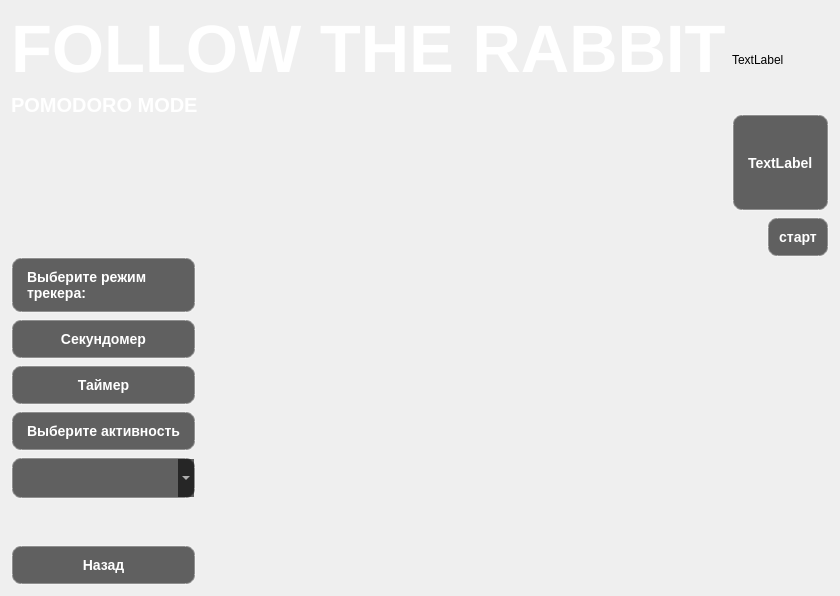
<?xml version="1.0" encoding="UTF-8"?>
<ui version="4.0">
 <class>mode_52_17</class>
 <widget class="QWidget" name="mode_52_17">
  <property name="geometry">
   <rect>
    <x>0</x>
    <y>0</y>
    <width>834</width>
    <height>596</height>
   </rect>
  </property>
  <property name="windowTitle">
   <string>Form</string>
  </property>
  <layout class="QVBoxLayout" name="verticalLayout_7">
   <item>
    <layout class="QVBoxLayout" name="verticalLayout_6">
     <item>
      <layout class="QHBoxLayout" name="horizontalLayout_2">
       <item>
        <layout class="QVBoxLayout" name="verticalLayout_3">
         <item alignment="Qt::AlignmentFlag::AlignBottom">
          <widget class="QLabel" name="label">
           <property name="font">
            <font>
             <pointsize>50</pointsize>
             <bold>true</bold>
            </font>
           </property>
           <property name="styleSheet">
            <string notr="true">color:white</string>
           </property>
           <property name="text">
            <string>FOLLOW THE RABBIT</string>
           </property>
           <property name="alignment">
            <set>Qt::AlignmentFlag::AlignBottom|Qt::AlignmentFlag::AlignLeading|Qt::AlignmentFlag::AlignLeft</set>
           </property>
          </widget>
         </item>
         <item alignment="Qt::AlignmentFlag::AlignTop">
          <widget class="QLabel" name="label_3">
           <property name="font">
            <font>
             <pointsize>15</pointsize>
             <bold>true</bold>
            </font>
           </property>
           <property name="styleSheet">
            <string notr="true">QLabel {

    color: white;
    
}
</string>
           </property>
           <property name="text">
            <string>POMODORO MODE</string>
           </property>
           <property name="alignment">
            <set>Qt::AlignmentFlag::AlignLeading|Qt::AlignmentFlag::AlignLeft|Qt::AlignmentFlag::AlignTop</set>
           </property>
          </widget>
         </item>
         <item>
          <spacer name="verticalSpacer_4">
           <property name="orientation">
            <enum>Qt::Orientation::Vertical</enum>
           </property>
           <property name="sizeHint" stdset="0">
            <size>
             <width>20</width>
             <height>40</height>
            </size>
           </property>
          </spacer>
         </item>
        </layout>
       </item>
       <item>
        <spacer name="horizontalSpacer_4">
         <property name="orientation">
          <enum>Qt::Orientation::Horizontal</enum>
         </property>
         <property name="sizeHint" stdset="0">
          <size>
           <width>40</width>
           <height>20</height>
          </size>
         </property>
        </spacer>
       </item>
       <item>
        <layout class="QVBoxLayout" name="verticalLayout_4">
         <item>
          <widget class="QLabel" name="label_5">
           <property name="text">
            <string>TextLabel</string>
           </property>
          </widget>
         </item>
         <item>
          <widget class="QLabel" name="label_4">
           <property name="styleSheet">
            <string notr="true">QLabel {
    background: rgba(0, 0, 0, 0.6);
    color: white;
    border: 2px solid rgba(255, 255, 255, 0.3);
    border-radius: 10px;
    font-size: 14px;
    font-weight: bold;
    padding: 10px;
}
</string>
           </property>
           <property name="text">
            <string>TextLabel</string>
           </property>
          </widget>
         </item>
        </layout>
       </item>
      </layout>
     </item>
     <item>
      <layout class="QHBoxLayout" name="horizontalLayout">
       <item>
        <layout class="QVBoxLayout" name="verticalLayout">
         <item>
          <spacer name="verticalSpacer_3">
           <property name="orientation">
            <enum>Qt::Orientation::Vertical</enum>
           </property>
           <property name="sizeHint" stdset="0">
            <size>
             <width>20</width>
             <height>40</height>
            </size>
           </property>
          </spacer>
         </item>
         <item>
          <widget class="QLabel" name="label_6">
           <property name="styleSheet">
            <string notr="true">QLabel {
    background: rgba(0, 0, 0, 0.6);
    color: white;
    border: 2px solid rgba(255, 255, 255, 0.3);
    border-radius: 10px;
    font-size: 14px;
    font-weight: bold;
    padding: 10px;
}
</string>
           </property>
           <property name="text">
            <string>Выберите режим
трекера:</string>
           </property>
          </widget>
         </item>
         <item>
          <widget class="QPushButton" name="pushButton_2">
           <property name="styleSheet">
            <string notr="true">QPushButton {
    background: rgba(0, 0, 0, 0.6);
    color: white;
    border: 2px solid rgba(255, 255, 255, 0.3);
    border-radius: 10px;
    font-size: 14px;
    font-weight: bold;
    padding: 10px;
}

QPushButton:hover {
    background: rgba(100, 100, 100, 0.7);
    border-color: rgba(255, 255, 255, 0.6);
}

QPushButton:pressed {
    background: rgba(50, 50, 50, 0.8);
}</string>
           </property>
           <property name="text">
            <string>Секундомер</string>
           </property>
          </widget>
         </item>
         <item>
          <widget class="QPushButton" name="pushButton_3">
           <property name="styleSheet">
            <string notr="true">QPushButton {
    background: rgba(0, 0, 0, 0.6);
    color: white;
    border: 2px solid rgba(255, 255, 255, 0.3);
    border-radius: 10px;
    font-size: 14px;
    font-weight: bold;
    padding: 10px;
}

QPushButton:hover {
    background: rgba(100, 100, 100, 0.7);
    border-color: rgba(255, 255, 255, 0.6);
}

QPushButton:pressed {
    background: rgba(50, 50, 50, 0.8);
}</string>
           </property>
           <property name="text">
            <string>Таймер</string>
           </property>
          </widget>
         </item>
         <item>
          <widget class="QLabel" name="label_2">
           <property name="styleSheet">
            <string notr="true">QLabel {
    background: rgba(0, 0, 0, 0.6);
    color: white;
    border: 2px solid rgba(255, 255, 255, 0.3);
    border-radius: 10px;
    font-size: 14px;
    font-weight: bold;
    padding: 10px;
}
</string>
           </property>
           <property name="text">
            <string>Выберите активность</string>
           </property>
          </widget>
         </item>
         <item>
          <widget class="QComboBox" name="comboBox">
           <property name="styleSheet">
            <string notr="true">QComboBox {
    background: rgba(0, 0, 0, 0.6);
    color: white;
    border: 2px solid rgba(255, 255, 255, 0.3);
    border-radius: 10px;
    font-size: 14px;
    font-weight: bold;
    padding: 10px;
}

QComboBox:hover {
    background: rgba(100, 100, 100, 0.7);
    border-color: rgba(255, 255, 255, 0.6);
}
QComboBox:pressed {
    background: rgba(50, 50, 50, 0.8);
}</string>
           </property>
          </widget>
         </item>
         <item>
          <spacer name="verticalSpacer">
           <property name="orientation">
            <enum>Qt::Orientation::Vertical</enum>
           </property>
           <property name="sizeHint" stdset="0">
            <size>
             <width>20</width>
             <height>40</height>
            </size>
           </property>
          </spacer>
         </item>
         <item>
          <widget class="QPushButton" name="pushButton">
           <property name="styleSheet">
            <string notr="true">QPushButton {
    background: rgba(0, 0, 0, 0.6);
    color: white;
    border: 2px solid rgba(255, 255, 255, 0.3);
    border-radius: 10px;
    font-size: 14px;
    font-weight: bold;
    padding: 10px;
}

QPushButton:hover {
    background: rgba(100, 100, 100, 0.7);
    border-color: rgba(255, 255, 255, 0.6);
}

QPushButton:pressed {
    background: rgba(50, 50, 50, 0.8);
}</string>
           </property>
           <property name="text">
            <string>Назад</string>
           </property>
          </widget>
         </item>
        </layout>
       </item>
       <item>
        <spacer name="horizontalSpacer_3">
         <property name="orientation">
          <enum>Qt::Orientation::Horizontal</enum>
         </property>
         <property name="sizeHint" stdset="0">
          <size>
           <width>40</width>
           <height>20</height>
          </size>
         </property>
        </spacer>
       </item>
       <item>
        <spacer name="horizontalSpacer">
         <property name="orientation">
          <enum>Qt::Orientation::Horizontal</enum>
         </property>
         <property name="sizeHint" stdset="0">
          <size>
           <width>40</width>
           <height>20</height>
          </size>
         </property>
        </spacer>
       </item>
       <item>
        <layout class="QVBoxLayout" name="verticalLayout_5"/>
       </item>
       <item>
        <spacer name="horizontalSpacer_2">
         <property name="orientation">
          <enum>Qt::Orientation::Horizontal</enum>
         </property>
         <property name="sizeHint" stdset="0">
          <size>
           <width>40</width>
           <height>20</height>
          </size>
         </property>
        </spacer>
       </item>
       <item>
        <layout class="QVBoxLayout" name="verticalLayout_2">
         <item>
          <widget class="QPushButton" name="pushButton_5">
           <property name="styleSheet">
            <string notr="true">QPushButton {
    background: rgba(0, 0, 0, 0.6);
    color: white;
    border: 2px solid rgba(255, 255, 255, 0.3);
    border-radius: 10px;
    font-size: 14px;
    font-weight: bold;
    padding: 10px;
}

QPushButton:hover {
    background: rgba(100, 100, 100, 0.7);
    border-color: rgba(255, 255, 255, 0.6);
}

QPushButton:pressed {
    background: rgba(50, 50, 50, 0.8);
}</string>
           </property>
           <property name="text">
            <string>старт</string>
           </property>
          </widget>
         </item>
         <item>
          <spacer name="verticalSpacer_2">
           <property name="orientation">
            <enum>Qt::Orientation::Vertical</enum>
           </property>
           <property name="sizeHint" stdset="0">
            <size>
             <width>20</width>
             <height>40</height>
            </size>
           </property>
          </spacer>
         </item>
        </layout>
       </item>
      </layout>
     </item>
    </layout>
   </item>
  </layout>
 </widget>
 <resources/>
 <connections/>
</ui>
